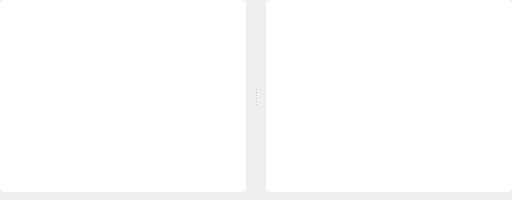
        <widget class="QWidget" name="page_json">
         <layout class="QHBoxLayout" name="horizontalLayout_2">
          <property name="leftMargin">
           <number>0</number>
          </property>
          <property name="topMargin">
           <number>0</number>
          </property>
          <property name="rightMargin">
           <number>0</number>
          </property>
          <property name="bottomMargin">
           <number>8</number>
          </property>
          <item>
           <widget class="QSplitter" name="splitter">
            <property name="frameShadow">
             <enum>QFrame::Plain</enum>
            </property>
            <property name="lineWidth">
             <number>5</number>
            </property>
            <property name="orientation">
             <enum>Qt::Horizontal</enum>
            </property>
            <property name="handleWidth">
             <number>20</number>
            </property>
            <widget class="QPlainTextEdit" name="plainTextEdit_json_source">
             <property name="font">
              <font>
               <family>Cascadia Code SemiBold</family>
               <pointsize>11</pointsize>
               <weight>50</weight>
               <italic>false</italic>
               <bold>false</bold>
              </font>
             </property>
             <property name="styleSheet">
              <string notr="true">QPlainTextEdit{
color: rgb(38, 38, 38);
border-radius: 14px;
background-color: rgb(255, 255, 255);
border: 0px solid rgba(255, 255, 255, 0);

border-radius: 5px;
padding:5px;
}</string>
             </property>
             <property name="plainText">
              <string/>
             </property>
            </widget>
            <widget class="QTextEdit" name="textEdit_json_target">
             <property name="font">
              <font>
               <family>Cascadia Code SemiBold</family>
               <pointsize>11</pointsize>
               <weight>50</weight>
               <italic>false</italic>
               <bold>false</bold>
              </font>
             </property>
             <property name="styleSheet">
              <string notr="true">QTextEdit{
color: rgb(56, 56, 56);

border-radius: 14px;
	background-color: rgb(255, 255, 255);
border: 0px solid rgba(255, 255, 255, 0);
border-radius: 5px;
padding:5px;
}</string>
             </property>
             <property name="html">
              <string>&lt;!DOCTYPE HTML PUBLIC &quot;-//W3C//DTD HTML 4.0//EN&quot; &quot;http://www.w3.org/TR/REC-html40/strict.dtd&quot;&gt;
&lt;html&gt;&lt;head&gt;&lt;meta name=&quot;qrichtext&quot; content=&quot;1&quot; /&gt;&lt;style type=&quot;text/css&quot;&gt;
p, li { white-space: pre-wrap; }
&lt;/style&gt;&lt;/head&gt;&lt;body style=&quot; font-family:'Cascadia Code SemiBold'; font-size:11pt; font-weight:400; font-style:normal;&quot;&gt;
&lt;p style=&quot;-qt-paragraph-type:empty; margin-top:0px; margin-bottom:0px; margin-left:0px; margin-right:0px; -qt-block-indent:0; text-indent:0px;&quot;&gt;&lt;br /&gt;&lt;/p&gt;&lt;/body&gt;&lt;/html&gt;</string>
             </property>
            </widget>
           </widget>
          </item>
         </layout>
        </widget>
